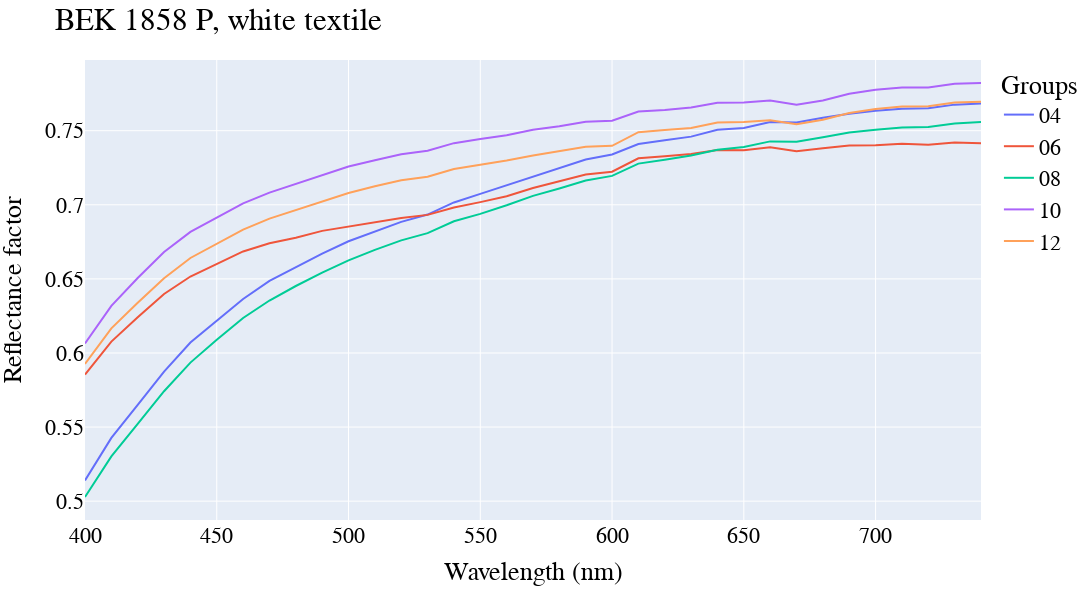

This figure's notebook cell:
### Code cell
df_RS_whites = pd.DataFrame()

for file in files:
    df = pd.read_csv(file, index_col='parameter')
    color = df.loc['color']['value_mean']
    
    if color == 'white':
    
        group = df.loc['group']['value_mean'][-2:]
        patroon = df_groups.loc[group]['patroons']
        spectrum = df_groups.loc[group]['spectra']
        
        data_sp = df.loc['[MEASUREMENT DATA]':][6:].astype('float')

        wl = data_sp.index.astype('float')
        sp_mean = data_sp['value_mean']
        sp_std = data_sp['value_std']
        
        df_data = pd.DataFrame(data = {'groups':group,'spectra':spectrum, 'wl':wl.values, 'sp':sp_mean.values})
        df_RS_whites = pd.concat([df_RS_whites,df_data], axis=0)
        
        
fig = px.line(df_RS_whites, x ='wl',y='sp', color='groups') 

fig.update_layout(
    autosize=False,
    width=1200,
    height=600,
    title="BEK 1858 P, white textile",
    xaxis_title="Wavelength (nm)",
    yaxis_title="Reflectance factor",
    legend_title="Groups",
    font=dict(
        family="Droid Serif",
        size=22,
        color="Black"
    )
)

fig.show()

### Figure 1 — Plotly figure (JSON) as saved in the notebook; plotly's stock layout.template omitted (floating-point values rounded to 4 significant figures)
{"data": [{"hovertemplate": "groups=04<br>wl=%{x}<br>sp=%{y}<extra></extra>", "legendgroup": "04", "line": {"color": "#636efa", "dash": "solid"}, "marker": {"symbol": "circle"}, "mode": "lines", "name": "04", "orientation": "v", "showlegend": true, "type": "scatter", "x": [400, 410, 420, 430, 440, 450, 460, 470, 480, 490, 500, 510, 520, 530, 540, 550, 560, 570, 580, 590, 600, 610, 620, 630, 640, 650, 660, 670, 680, 690, 700, 710, 720, 730, 740], "xaxis": "x", "y": [0.514, 0.5427, 0.5649, 0.5874, 0.607, 0.6218, 0.6364, 0.6487, 0.658, 0.667, 0.6754, 0.6818, 0.6885, 0.6934, 0.7016, 0.7074, 0.7132, 0.7193, 0.7249, 0.7306, 0.734, 0.741, 0.7436, 0.746, 0.7507, 0.7519, 0.7559, 0.7555, 0.7588, 0.7614, 0.7634, 0.7649, 0.7652, 0.7676, 0.7684], "yaxis": "y"}, {"hovertemplate": "groups=06<br>wl=%{x}<br>sp=%{y}<extra></extra>", "legendgroup": "06", "line": {"color": "#EF553B", "dash": "solid"}, "marker": {"symbol": "circle"}, "mode": "lines", "name": "06", "orientation": "v", "showlegend": true, "type": "scatter", "x": [400, 410, 420, 430, 440, 450, 460, 470, 480, 490, 500, 510, 520, 530, 540, 550, 560, 570, 580, 590, 600, 610, 620, 630, 640, 650, 660, 670, 680, 690, 700, 710, 720, 730, 740], "xaxis": "x", "y": [0.5854, 0.6077, 0.6241, 0.6398, 0.6516, 0.6601, 0.6685, 0.674, 0.6778, 0.6824, 0.6853, 0.688, 0.6911, 0.6932, 0.6982, 0.7018, 0.7058, 0.7113, 0.7157, 0.7204, 0.7223, 0.7314, 0.7328, 0.7343, 0.7369, 0.7368, 0.7389, 0.7362, 0.7382, 0.74, 0.7402, 0.7412, 0.7405, 0.7421, 0.7416], "yaxis": "y"}, {"hovertemplate": "groups=08<br>wl=%{x}<br>sp=%{y}<extra></extra>", "legendgroup": "08", "line": {"color": "#00cc96", "dash": "solid"}, "marker": {"symbol": "circle"}, "mode": "lines", "name": "08", "orientation": "v", "showlegend": true, "type": "scatter", "x": [400, 410, 420, 430, 440, 450, 460, 470, 480, 490, 500, 510, 520, 530, 540, 550, 560, 570, 580, 590, 600, 610, 620, 630, 640, 650, 660, 670, 680, 690, 700, 710, 720, 730, 740], "xaxis": "x", "y": [0.5028, 0.5302, 0.5522, 0.5742, 0.5935, 0.6089, 0.6236, 0.6354, 0.6452, 0.6542, 0.6625, 0.6696, 0.676, 0.6809, 0.6889, 0.6939, 0.6997, 0.706, 0.711, 0.7164, 0.7195, 0.7278, 0.7304, 0.7333, 0.7372, 0.739, 0.7428, 0.7426, 0.7456, 0.7488, 0.7506, 0.7522, 0.7525, 0.7548, 0.7558], "yaxis": "y"}, {"hovertemplate": "groups=10<br>wl=%{x}<br>sp=%{y}<extra></extra>", "legendgroup": "10", "line": {"color": "#ab63fa", "dash": "solid"}, "marker": {"symbol": "circle"}, "mode": "lines", "name": "10", "orientation": "v", "showlegend": true, "type": "scatter", "x": [400, 410, 420, 430, 440, 450, 460, 470, 480, 490, 500, 510, 520, 530, 540, 550, 560, 570, 580, 590, 600, 610, 620, 630, 640, 650, 660, 670, 680, 690, 700, 710, 720, 730, 740], "xaxis": "x", "y": [0.6064, 0.6318, 0.6506, 0.6681, 0.6817, 0.6913, 0.701, 0.7082, 0.7141, 0.7202, 0.7258, 0.7301, 0.7341, 0.7365, 0.7416, 0.7444, 0.7469, 0.7507, 0.753, 0.7561, 0.7568, 0.7629, 0.764, 0.7657, 0.7688, 0.7691, 0.7704, 0.7676, 0.7704, 0.775, 0.7776, 0.7792, 0.7792, 0.7817, 0.7822], "yaxis": "y"}, {"hovertemplate": "groups=12<br>wl=%{x}<br>sp=%{y}<extra></extra>", "legendgroup": "12", "line": {"color": "#FFA15A", "dash": "solid"}, "marker": {"symbol": "circle"}, "mode": "lines", "name": "12", "orientation": "v", "showlegend": true, "type": "scatter", "x": [400, 410, 420, 430, 440, 450, 460, 470, 480, 490, 500, 510, 520, 530, 540, 550, 560, 570, 580, 590, 600, 610, 620, 630, 640, 650, 660, 670, 680, 690, 700, 710, 720, 730, 740], "xaxis": "x", "y": [0.5926, 0.6166, 0.6339, 0.6505, 0.6641, 0.6736, 0.6832, 0.6907, 0.6964, 0.7025, 0.708, 0.7125, 0.7165, 0.7189, 0.7242, 0.7271, 0.7299, 0.7333, 0.736, 0.7392, 0.7398, 0.749, 0.7504, 0.7518, 0.7555, 0.7558, 0.7571, 0.7544, 0.7574, 0.7619, 0.7647, 0.7664, 0.7665, 0.769, 0.7696], "yaxis": "y"}], "layout": {"autosize": false, "font": {"color": "Black", "family": "Droid Serif", "size": 22}, "height": 600, "legend": {"title": {"text": "Groups"}, "tracegroupgap": 0}, "margin": {"t": 60}, "title": {"text": "BEK 1858 P, white textile"}, "width": 1200, "xaxis": {"anchor": "y", "autorange": true, "domain": [0, 1], "range": [400, 740], "title": {"text": "Wavelength (nm)"}, "type": "linear"}, "yaxis": {"anchor": "x", "autorange": true, "domain": [0, 1], "range": [0.4873, 0.7977], "title": {"text": "Reflectance factor"}, "type": "linear"}}}
